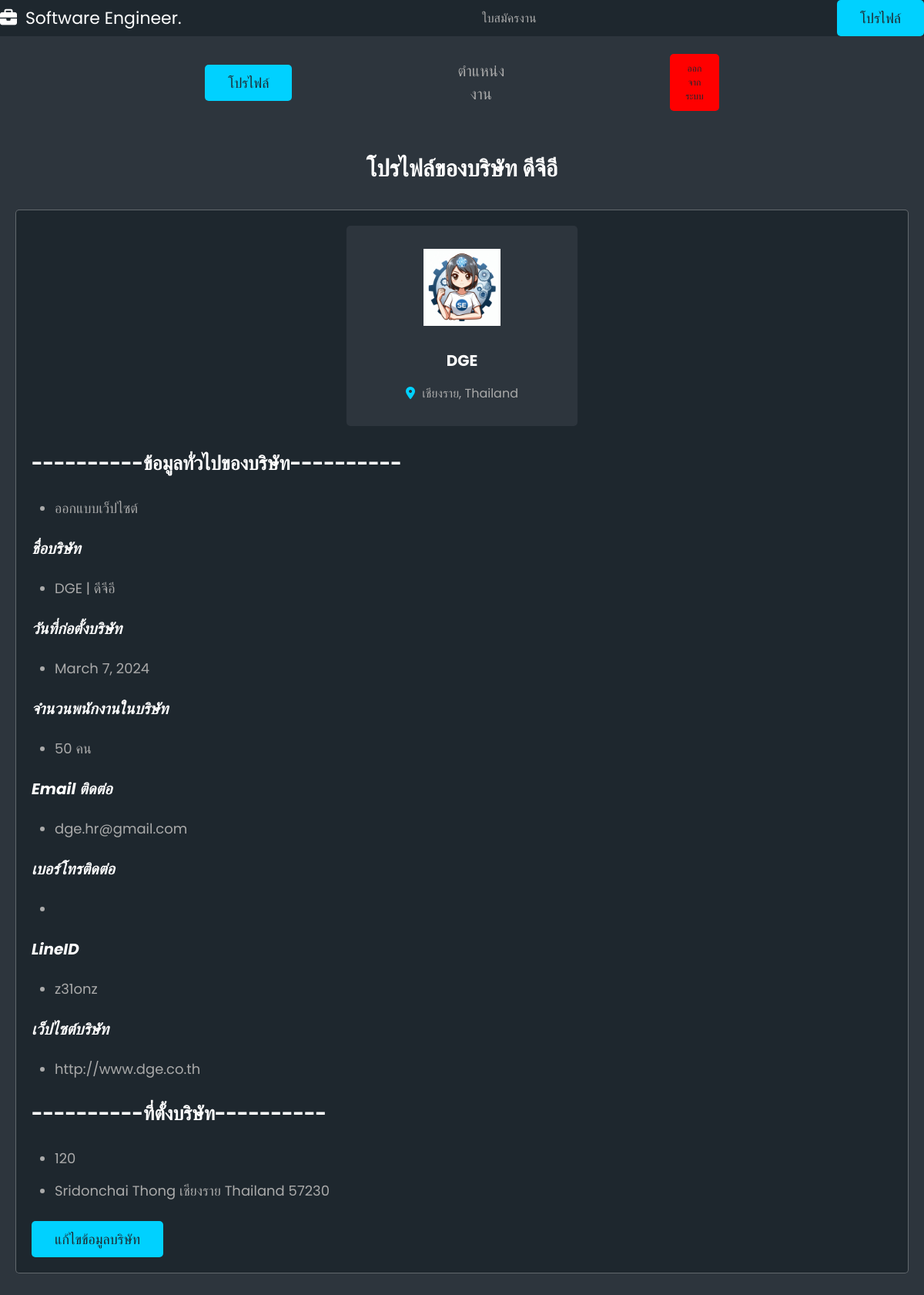
The page /profile/COMPANY/company3/ (signed in) on the database its author committed.
### usertype/models.py (models this page shows, shortened)
class CompanyProfile(models.Model):
    user = models.OneToOneField(CustomUser, on_delete=models.CASCADE)
    companyinfo = models.ForeignKey(
        CompanyInfo, on_delete=models.CASCADE, null=True, blank=True
    )
    job = models.ManyToManyField(Job, related_name="companies")

class CompanyInfo(models.Model):
    company_name_eng = models.CharField(max_length=100, unique=True, primary_key=True)
    company_name_thai = models.CharField(max_length=100)
    company_des = models.TextField()
    profile = models.ImageField(upload_to="profile/", null=True, blank=True)
    foundation_date = models.DateField()
    number_of_employees = models.IntegerField()
    website = models.URLField()
    email = models.EmailField()
    address = models.TextField()
    sub_district = models.TextField()
    district = models.TextField()
    province = models.TextField()
    country = models.TextField()
    postal_code = models.CharField(max_length=255)
    phone = models.CharField(max_length=15)
    line_id = models.CharField(max_length=255, blank=True)

### usertype/views.py (the view)
# urls.py: path("profile/<str:role>/<str:username>/", views.profile, name="profile"),  # Profile page
@login_required
def profile(request, role, username):
    user = request.user
    student = None
    company = None
    jobs = None
    context = {
        "role": role,
        "username": username,
    }
    if user.role == CustomUser.Role.STUDENT:
        try:
            student = StudentProfile.objects.get(user__username=username)
            jobs = Job.objects.all()
        except StudentProfile.DoesNotExist:
            pass
    elif user.role == CustomUser.Role.COMPANY:
        try:
            company = CompanyProfile.objects.get(user__username=username)
            jobs = Job.objects.all()
        except CompanyProfile.DoesNotExist:
            pass
    if request.method == "POST":
        form = SignUpStudentForm(request.POST, initial={"username": user.username})
        if form.is_valid():
            form.save()
            return redirect("welcome", username=user.username)
    else:
        form = SignUpStudentForm(initial={"username": user.username})
    return render(
        request,
        "userweb/profile.html",
        {
            "form": form,
            "student": student,
            "company": company,
            "jobs": jobs,  # Pass jobs to the template
            "user": user,
            "context": context,
        },
    )

### usertype/forms.py
class SignUpStudentForm(forms.Form):
    profile = forms.ImageField()  #
    student_id = forms.IntegerField()  #
    first_name = forms.CharField(max_length=100)  #
    last_name = forms.CharField(max_length=100)  #
    nick_name = forms.CharField(max_length=100)  #
    birthday = forms.DateField()  #
    gender = forms.CharField(max_length=200)  #
    email = forms.EmailField()  #
    phone = forms.CharField(max_length=10)  #
    cv = forms.URLField()  #
    last_job = forms.CharField(max_length=200)  #
    intern_company = forms.CharField(max_length=200)  #
    interest_job = forms.CharField(max_length=200)  #
    skill = forms.CharField(max_length=200)  #
    university = forms.CharField(max_length=200)  #
    faculty = forms.CharField(max_length=50)  #
    major = forms.CharField(max_length=50)  #
    intern_start = forms.DateField()  #
    intern_end = forms.DateField()  #
    eng_skill = forms.CharField(max_length=200)  #

### usertype/templates/userweb/profile.html (shortened to what this page needs)
<!DOCTYPE html>
<html lang="en">
  <head>
    {% load static %}
    <link rel="stylesheet" href="{% static "css/style.css" %}" />
  </head>
  <body>
    {% include "navbarmain.html" %}
    {% include  'navbarprofile.html'%}
    {% if user.role == 'STUDENT' %}
    <section class="view-student">
      <h1 class="heading">โปรไฟล์ของ {{ student.studentinfo.first_name }} {{ student.studentinfo.last_name }}</h1>
      <div class="details">
        <div class="info">
          <img src="{{ student.studentinfo.profile.url }}" alt="" />
          <h3>{{ student.studentinfo.first_name }} {{ student.studentinfo.last_name }}</h3>
          <p>{{ student.studentinfo.student_id }}</p>
        </div>
        <div class="description">
          <h3 style="font-size:250%;">----------ข้อมูลทั่วไป----------</h3>
          <ul>
            <p style="font-size:200%;"><b><i style="color:white;">Curriculum vitae (CV)</i></b></p>
            <li style="font-size:180%;"><a href="{{ student.studentinfo.cv.url }}">Click to view CV</a></li>
            <br />
            <p style="font-size:200%;"><b><i style="color:white;">ชื่อจริง-นามสกุล</i></b></p>
            <li style="font-size:180%;">{{ student.studentinfo.first_name }} {{ student.studentinfo.last_name }}</li>
            <br />
            <p style="font-size:200%;"><b><i style="color:white;">รหัสนิสิต</i></b></p>
            <li style="font-size:180%;">{{ student.studentinfo.student_id }}</li>
            <br />
            <p style="font-size:200%;"><b><i style="color:white;">Email </i></b></p>
            <li style="font-size:180%;">{{ student.studentinfo.email }}</li>
            <br />
            <p style="font-size:200%;"><b><i style="color:white;">เบอร์โทรติดต่อ</i></b></p>
            <li style="font-size:180%;">{{ student.studentinfo.phone }}</li>
            <br />
            <p style="font-size:200%;"><b><i style="color:white;">เพศ</i></b></p>
            <li style="font-size:180%;">{{ student.studentinfo.gender }}</li>
            <br />
          </ul>
          <h3 style="font-size:250%;">----------ประวัติการฝึกงานครั้งล่าสุด----------</h3>
          <ul>
            <p style="font-size:200%;"><b><i style="color:white;">ตำแหน่งที่ฝึกงานครั้งล่าสุด</i></b></p>
            <li style="font-size:180%;">{{ student.studentinfo.last_job }}</li>
            <br />
            <p style="font-size:200%;"><b><i style="color:white;">บริษัทที่เคยฝึกงาน</i></b></p>
            <li style="font-size:180%;">{{ student.studentinfo.intern_company }}</li>
            <br />
          </ul>
          <h3 style="font-size:250%;">----------คุณสมบัติ----------</h3>
          <ul>
            <br />
            <p style="font-size:200%;"><b><i style="color:white;">ทักษะ</i></b></p>
            <li style="font-size:180%;">{{ student.studentinfo.skill }}</li>
            <br />
            <p style="font-size:200%;"><b><i style="color:white;">ทักษะภาษาอังกฤษ</i></b></p>
            <li style="font-size:180%;">{{ student.studentinfo.eng_skill }}</li>
            <br />
            <p style="font-size:200%;"><b><i style="color:white;">วันที่เริ่มฝึกงาน (ปัจจุบัน)</i></b></p>
            <li style="font-size:180%;">{{ student.studentinfo.intern_start }}</li>
            <br />
            <p style="font-size:200%;"><b><i style="color:white;">วันที่สิ้นสุดการฝึกงาน</i></b></p>
            <li style="font-size:180%;">{{ student.studentinfo.intern_end }}</li>
            <br />
          </ul>
          <h3 style="font-size:250%;">----------ระดับการศึกษา----------</h3>
          <ul>
            <br />
            <p style="font-size:200%;"><b><i style="color:white;">มหาวิทยาลัย</i></b></p>
            <li style="font-size:180%;">{{ student.studentinfo.university }}</li>
            <br />
            <p style="font-size:200%;"><b><i style="color:white;">คณะ</i></b></p>
            <li style="font-size:180%;">{{ student.studentinfo.faculty }}</li>
            <br />
            <p style="font-size:200%;"><b><i style="color:white;">สาขา</i></b></p>
            <li style="font-size:180%;">{{ student.studentinfo.major }}</li>
            <br />
          </ul>
        </div>
        {% if student %}
        <form action="{% url 'editinfo' role=context.role username=context.username %}" method="post" class="flex-btn">
          {% csrf_token %}
          <input type="submit" value="แก้ไขข้อมูลนิสิต" class="btn" />
          <input type="hidden" name="role" value="{{ context.role }}">
          <input type="hidden" name="username" value="{{ context.username }}">
        </form>
        {% else %}
        <form action="{% url 'addinfo' role=context.role username=context.username %}" method="post" class="flex-btn">
          {% csrf_token %}
          <input type="submit" value="เพิ่มข้อมูลนิสิต" class="btn" />
          <input type="hidden" name="role" value="{{ context.role }}">
          <input type="hidden" name="username" value="{{ context.username }}">
        </form>
        {% endif %}
      </div>
    </section>
    {% elif user.role == 'COMPANY' %}
    <section class="view-company">
      <h1 class="heading">โปรไฟล์ของบริษัท {{ company.companyinfo.company_name_thai }} </h1>
      <div class="details">
        <div class="info">
          <img src="{{ company.companyinfo.profile.url }}" alt="" />
          <h3>{{ company.companyinfo.company_name_eng }}</h3>
          <p><i class="fas fa-map-marker-alt"></i> {{ company.companyinfo.province }}, {{ company.companyinfo.country }}</p>
        </div>
        <div class="description">
          <ul>
            <h3>----------ข้อมูลทั่วไปของบริษัท----------</h3>
            <li style="font-size:180%;">{{ company.companyinfo.company_des }}</li>
            <br />
          </ul>
          <ul>
            <p style="font-size:200%;"><b><i style="color:white;">ชื่อบริษัท</i></b></p>
            <li style="font-size:180%;">{{ company.companyinfo.company_name_eng }} | {{ company.companyinfo.company_name_thai }}</li>
            <br />
            <p style="font-size:200%;"><b><i style="color:white;">วันที่ก่อตั้งบริษัท</i></b></p>
            <li style="font-size:180%;">{{ company.companyinfo.foundation_date }}</li>
            <br />
            <p style="font-size:200%;"><b><i style="color:white;">จำนวนพนักงานในบริษัท</i></b></p>
            <li style="font-size:180%;">{{ company.companyinfo.number_of_employees }} คน</li>
            <br />
            <p style="font-size:200%;"><b><i style="color:white;">Email ติดต่อ</i></b></p>
            <li style="font-size:180%;">{{ company.companyinfo.email }}</li>
            <br />
            <p style="font-size:200%;"><b><i style="color:white;">เบอร์โทรติดต่อ</i></b></p>
            <li style="font-size:180%;">{{ company.companyinfo.phone }}</li>
            <br />
            <p style="font-size:200%;"><b><i style="color:white;">LineID</i></b></p>
            <li style="font-size:180%;">{{ company.companyinfo.line_id}}</li>
            <br />
            <p style="font-size:200%;"><b><i style="color:white;">เว็ปไซต์บริษัท</i></b></p>
            <li style="font-size:180%;">{{ company.companyinfo.website}}</li>
            <br />
          </ul>
          <h3>----------ที่ตั้งบริษัท----------</h3>
          <ul>
            <li style="font-size:180%;">{{ company.companyinfo.address}}</li>
            <li style="font-size:180%;">{{ company.companyinfo.sub_district}}
              {{ company.companyinfo.district}} {{ company.companyinfo.province }}
              {{ company.companyinfo.country}} {{ company.companyinfo.postal_code}}</li>
            <br />
          </ul>
        </div>
        {% if company %}
        <form action="{% url 'editinfo' role=context.role username=context.username %}" method="post" class="flex-btn">
          <input type="submit" value="แก้ไขข้อมูลบริษัท" class="btn" />
        </form>
        {% endif %}
      </div>
    </section>
    {% endif %}
    <section></section>
  </body>
</html>

### static/css/style.css (style rules this page uses)
:root { --main-color: #00d1ff; --red: red; --light-color: #aaa; --light-bg: #2d353d; --black: #1e272e; --white: #fff; --box-shadow: none; --border: 0.1rem solid rgba(255, 255, 255, 0.3); }
* { font-family: "Poppins", sans-serif; margin: 0; padding: 0; box-sizing: border-box; text-decoration: none; outline: none; border: none; }
html { font-size: 62.5%; overflow-x: hidden; scroll-padding-top: 7rem; scroll-behavior: smooth; }
body { background-color: var(--light-bg); }
section { padding: 2rem; margin: 0 auto; max-width: 1200px; }
.heading { text-align: center; margin-bottom: 2rem; font-size: 3rem; color: var(--white); text-transform: capitalize; padding: 1rem 0; }
.btn { display: inline-block; margin-top: 1rem; padding: 1rem 3rem; cursor: pointer; font-size: 1.8rem; color: var(--black); background-color: var(--main-color); border-radius: 0.5rem; text-transform: capitalize; text-align: center; }
.flex-btn { display: flex; align-items: center; justify-content: space-between; column-gap: 1rem; flex-wrap: wrap; }
.view-company .details { background-color: var(--black); border: var(--border); border-radius: 0.5rem; background-color: var(--black); padding: 2rem; }
.view-company .details .info { max-width: 30rem; margin: 0 auto; border-radius: 0.5rem; background-color: var(--light-bg); padding: 3rem 2rem; text-align: center; }
.view-company .details .info img { height: 10rem; width: 10rem; object-fit: contain; margin-bottom: 1rem; }
.view-company .details .info h3 { padding: 1.5rem 0; font-size: 2rem; color: var(--white); }
.view-company .details .info p { font-size: 1.6rem; color: var(--light-color); }
.view-company .details .info p i { margin-right: 0.5rem; color: var(--main-color); }
.view-company .details .description { margin-top: 2rem; }
.view-company .details .description h3 { font-size: 2.5rem; color: var(--white); padding: 1rem 0; text-transform: capitalize; }
.view-company .details .description p { padding: 0.5rem 0; font-size: 1.6rem; color: var(--light-color); line-height: 1.8; }
.view-company .details ul li { margin-left: 3rem; font-size: 1.6rem; color: var(--light-color); padding-top: 1.5rem; }

### rows shown on the page
CompanyProfile: companyinfo.company_name_thai "ดีจีอี", companyinfo.profile (picture), companyinfo.company_name_eng "DGE", companyinfo.province "เชียงราย", companyinfo.country "Thailand", companyinfo.company_des "ออกแบบเว็ปไซต์", companyinfo.foundation_date "March 7, 2024", companyinfo.number_of_employees "50", companyinfo.email "dge.hr@gmail.com", companyinfo.line_id "z31onz", companyinfo.website "http://www.dge.co.th", companyinfo.address "120", companyinfo.sub_district "Sridonchai", companyinfo.district "Thong", companyinfo.postal_code "57230"
